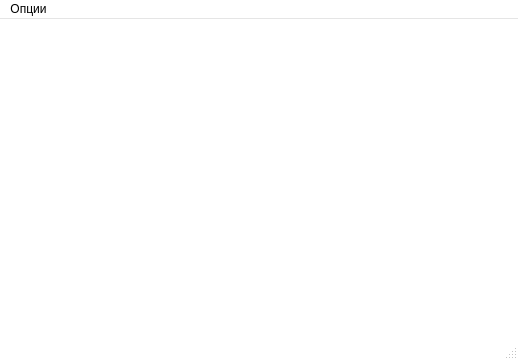
<?xml version="1.0" encoding="UTF-8"?>
<ui version="4.0">
 <class>PlotterWindow</class>
 <widget class="QMainWindow" name="PlotterWindow">
  <property name="geometry">
   <rect>
    <x>0</x>
    <y>0</y>
    <width>518</width>
    <height>360</height>
   </rect>
  </property>
  <property name="palette">
   <palette>
    <active>
     <colorrole role="WindowText">
      <brush brushstyle="SolidPattern">
       <color alpha="255">
        <red>0</red>
        <green>0</green>
        <blue>0</blue>
       </color>
      </brush>
     </colorrole>
     <colorrole role="Button">
      <brush brushstyle="SolidPattern">
       <color alpha="255">
        <red>255</red>
        <green>255</green>
        <blue>255</blue>
       </color>
      </brush>
     </colorrole>
     <colorrole role="Light">
      <brush brushstyle="SolidPattern">
       <color alpha="255">
        <red>255</red>
        <green>255</green>
        <blue>255</blue>
       </color>
      </brush>
     </colorrole>
     <colorrole role="Midlight">
      <brush brushstyle="SolidPattern">
       <color alpha="255">
        <red>255</red>
        <green>255</green>
        <blue>255</blue>
       </color>
      </brush>
     </colorrole>
     <colorrole role="Dark">
      <brush brushstyle="SolidPattern">
       <color alpha="255">
        <red>127</red>
        <green>127</green>
        <blue>127</blue>
       </color>
      </brush>
     </colorrole>
     <colorrole role="Mid">
      <brush brushstyle="SolidPattern">
       <color alpha="255">
        <red>170</red>
        <green>170</green>
        <blue>170</blue>
       </color>
      </brush>
     </colorrole>
     <colorrole role="Text">
      <brush brushstyle="SolidPattern">
       <color alpha="255">
        <red>0</red>
        <green>0</green>
        <blue>0</blue>
       </color>
      </brush>
     </colorrole>
     <colorrole role="BrightText">
      <brush brushstyle="SolidPattern">
       <color alpha="255">
        <red>255</red>
        <green>255</green>
        <blue>255</blue>
       </color>
      </brush>
     </colorrole>
     <colorrole role="ButtonText">
      <brush brushstyle="SolidPattern">
       <color alpha="255">
        <red>0</red>
        <green>0</green>
        <blue>0</blue>
       </color>
      </brush>
     </colorrole>
     <colorrole role="Base">
      <brush brushstyle="SolidPattern">
       <color alpha="255">
        <red>255</red>
        <green>255</green>
        <blue>255</blue>
       </color>
      </brush>
     </colorrole>
     <colorrole role="Window">
      <brush brushstyle="SolidPattern">
       <color alpha="255">
        <red>255</red>
        <green>255</green>
        <blue>255</blue>
       </color>
      </brush>
     </colorrole>
     <colorrole role="Shadow">
      <brush brushstyle="SolidPattern">
       <color alpha="255">
        <red>0</red>
        <green>0</green>
        <blue>0</blue>
       </color>
      </brush>
     </colorrole>
     <colorrole role="AlternateBase">
      <brush brushstyle="SolidPattern">
       <color alpha="255">
        <red>255</red>
        <green>255</green>
        <blue>255</blue>
       </color>
      </brush>
     </colorrole>
     <colorrole role="ToolTipBase">
      <brush brushstyle="SolidPattern">
       <color alpha="255">
        <red>255</red>
        <green>255</green>
        <blue>220</blue>
       </color>
      </brush>
     </colorrole>
     <colorrole role="ToolTipText">
      <brush brushstyle="SolidPattern">
       <color alpha="255">
        <red>0</red>
        <green>0</green>
        <blue>0</blue>
       </color>
      </brush>
     </colorrole>
    </active>
    <inactive>
     <colorrole role="WindowText">
      <brush brushstyle="SolidPattern">
       <color alpha="255">
        <red>0</red>
        <green>0</green>
        <blue>0</blue>
       </color>
      </brush>
     </colorrole>
     <colorrole role="Button">
      <brush brushstyle="SolidPattern">
       <color alpha="255">
        <red>255</red>
        <green>255</green>
        <blue>255</blue>
       </color>
      </brush>
     </colorrole>
     <colorrole role="Light">
      <brush brushstyle="SolidPattern">
       <color alpha="255">
        <red>255</red>
        <green>255</green>
        <blue>255</blue>
       </color>
      </brush>
     </colorrole>
     <colorrole role="Midlight">
      <brush brushstyle="SolidPattern">
       <color alpha="255">
        <red>255</red>
        <green>255</green>
        <blue>255</blue>
       </color>
      </brush>
     </colorrole>
     <colorrole role="Dark">
      <brush brushstyle="SolidPattern">
       <color alpha="255">
        <red>127</red>
        <green>127</green>
        <blue>127</blue>
       </color>
      </brush>
     </colorrole>
     <colorrole role="Mid">
      <brush brushstyle="SolidPattern">
       <color alpha="255">
        <red>170</red>
        <green>170</green>
        <blue>170</blue>
       </color>
      </brush>
     </colorrole>
     <colorrole role="Text">
      <brush brushstyle="SolidPattern">
       <color alpha="255">
        <red>0</red>
        <green>0</green>
        <blue>0</blue>
       </color>
      </brush>
     </colorrole>
     <colorrole role="BrightText">
      <brush brushstyle="SolidPattern">
       <color alpha="255">
        <red>255</red>
        <green>255</green>
        <blue>255</blue>
       </color>
      </brush>
     </colorrole>
     <colorrole role="ButtonText">
      <brush brushstyle="SolidPattern">
       <color alpha="255">
        <red>0</red>
        <green>0</green>
        <blue>0</blue>
       </color>
      </brush>
     </colorrole>
     <colorrole role="Base">
      <brush brushstyle="SolidPattern">
       <color alpha="255">
        <red>255</red>
        <green>255</green>
        <blue>255</blue>
       </color>
      </brush>
     </colorrole>
     <colorrole role="Window">
      <brush brushstyle="SolidPattern">
       <color alpha="255">
        <red>255</red>
        <green>255</green>
        <blue>255</blue>
       </color>
      </brush>
     </colorrole>
     <colorrole role="Shadow">
      <brush brushstyle="SolidPattern">
       <color alpha="255">
        <red>0</red>
        <green>0</green>
        <blue>0</blue>
       </color>
      </brush>
     </colorrole>
     <colorrole role="AlternateBase">
      <brush brushstyle="SolidPattern">
       <color alpha="255">
        <red>255</red>
        <green>255</green>
        <blue>255</blue>
       </color>
      </brush>
     </colorrole>
     <colorrole role="ToolTipBase">
      <brush brushstyle="SolidPattern">
       <color alpha="255">
        <red>255</red>
        <green>255</green>
        <blue>220</blue>
       </color>
      </brush>
     </colorrole>
     <colorrole role="ToolTipText">
      <brush brushstyle="SolidPattern">
       <color alpha="255">
        <red>0</red>
        <green>0</green>
        <blue>0</blue>
       </color>
      </brush>
     </colorrole>
    </inactive>
    <disabled>
     <colorrole role="WindowText">
      <brush brushstyle="SolidPattern">
       <color alpha="255">
        <red>127</red>
        <green>127</green>
        <blue>127</blue>
       </color>
      </brush>
     </colorrole>
     <colorrole role="Button">
      <brush brushstyle="SolidPattern">
       <color alpha="255">
        <red>255</red>
        <green>255</green>
        <blue>255</blue>
       </color>
      </brush>
     </colorrole>
     <colorrole role="Light">
      <brush brushstyle="SolidPattern">
       <color alpha="255">
        <red>255</red>
        <green>255</green>
        <blue>255</blue>
       </color>
      </brush>
     </colorrole>
     <colorrole role="Midlight">
      <brush brushstyle="SolidPattern">
       <color alpha="255">
        <red>255</red>
        <green>255</green>
        <blue>255</blue>
       </color>
      </brush>
     </colorrole>
     <colorrole role="Dark">
      <brush brushstyle="SolidPattern">
       <color alpha="255">
        <red>127</red>
        <green>127</green>
        <blue>127</blue>
       </color>
      </brush>
     </colorrole>
     <colorrole role="Mid">
      <brush brushstyle="SolidPattern">
       <color alpha="255">
        <red>170</red>
        <green>170</green>
        <blue>170</blue>
       </color>
      </brush>
     </colorrole>
     <colorrole role="Text">
      <brush brushstyle="SolidPattern">
       <color alpha="255">
        <red>127</red>
        <green>127</green>
        <blue>127</blue>
       </color>
      </brush>
     </colorrole>
     <colorrole role="BrightText">
      <brush brushstyle="SolidPattern">
       <color alpha="255">
        <red>255</red>
        <green>255</green>
        <blue>255</blue>
       </color>
      </brush>
     </colorrole>
     <colorrole role="ButtonText">
      <brush brushstyle="SolidPattern">
       <color alpha="255">
        <red>127</red>
        <green>127</green>
        <blue>127</blue>
       </color>
      </brush>
     </colorrole>
     <colorrole role="Base">
      <brush brushstyle="SolidPattern">
       <color alpha="255">
        <red>255</red>
        <green>255</green>
        <blue>255</blue>
       </color>
      </brush>
     </colorrole>
     <colorrole role="Window">
      <brush brushstyle="SolidPattern">
       <color alpha="255">
        <red>255</red>
        <green>255</green>
        <blue>255</blue>
       </color>
      </brush>
     </colorrole>
     <colorrole role="Shadow">
      <brush brushstyle="SolidPattern">
       <color alpha="255">
        <red>0</red>
        <green>0</green>
        <blue>0</blue>
       </color>
      </brush>
     </colorrole>
     <colorrole role="AlternateBase">
      <brush brushstyle="SolidPattern">
       <color alpha="255">
        <red>255</red>
        <green>255</green>
        <blue>255</blue>
       </color>
      </brush>
     </colorrole>
     <colorrole role="ToolTipBase">
      <brush brushstyle="SolidPattern">
       <color alpha="255">
        <red>255</red>
        <green>255</green>
        <blue>220</blue>
       </color>
      </brush>
     </colorrole>
     <colorrole role="ToolTipText">
      <brush brushstyle="SolidPattern">
       <color alpha="255">
        <red>0</red>
        <green>0</green>
        <blue>0</blue>
       </color>
      </brush>
     </colorrole>
    </disabled>
   </palette>
  </property>
  <property name="windowTitle">
   <string>Спектр</string>
  </property>
  <widget class="QWidget" name="centralWidget">
   <layout class="QVBoxLayout" name="verticalLayout">
    <item>
     <widget class="QCustomPlot" name="PlotWidget" native="true"/>
    </item>
   </layout>
  </widget>
  <widget class="QMenuBar" name="menuBar">
   <property name="geometry">
    <rect>
     <x>0</x>
     <y>0</y>
     <width>518</width>
     <height>21</height>
    </rect>
   </property>
   <widget class="QMenu" name="menuSpectrum">
    <property name="focusPolicy">
     <enum>Qt::NoFocus</enum>
    </property>
    <property name="title">
     <string>Опции</string>
    </property>
    <addaction name="actionHold"/>
   </widget>
   <addaction name="menuSpectrum"/>
  </widget>
  <widget class="QStatusBar" name="statusBar"/>
  <action name="actionHold">
   <property name="checkable">
    <bool>true</bool>
   </property>
   <property name="checked">
    <bool>false</bool>
   </property>
   <property name="text">
    <string>На один график</string>
   </property>
  </action>
  <action name="actionSave">
   <property name="text">
    <string>Сохранить в библиотеку</string>
   </property>
  </action>
  <action name="action_2">
   <property name="text">
    <string>Сохранить</string>
   </property>
  </action>
 </widget>
 <layoutdefault spacing="6" margin="11"/>
 <customwidgets>
  <customwidget>
   <class>QCustomPlot</class>
   <extends>QWidget</extends>
   <header>../../Library/QCustomPlot.h</header>
   <container>1</container>
  </customwidget>
 </customwidgets>
 <resources/>
 <connections/>
</ui>
